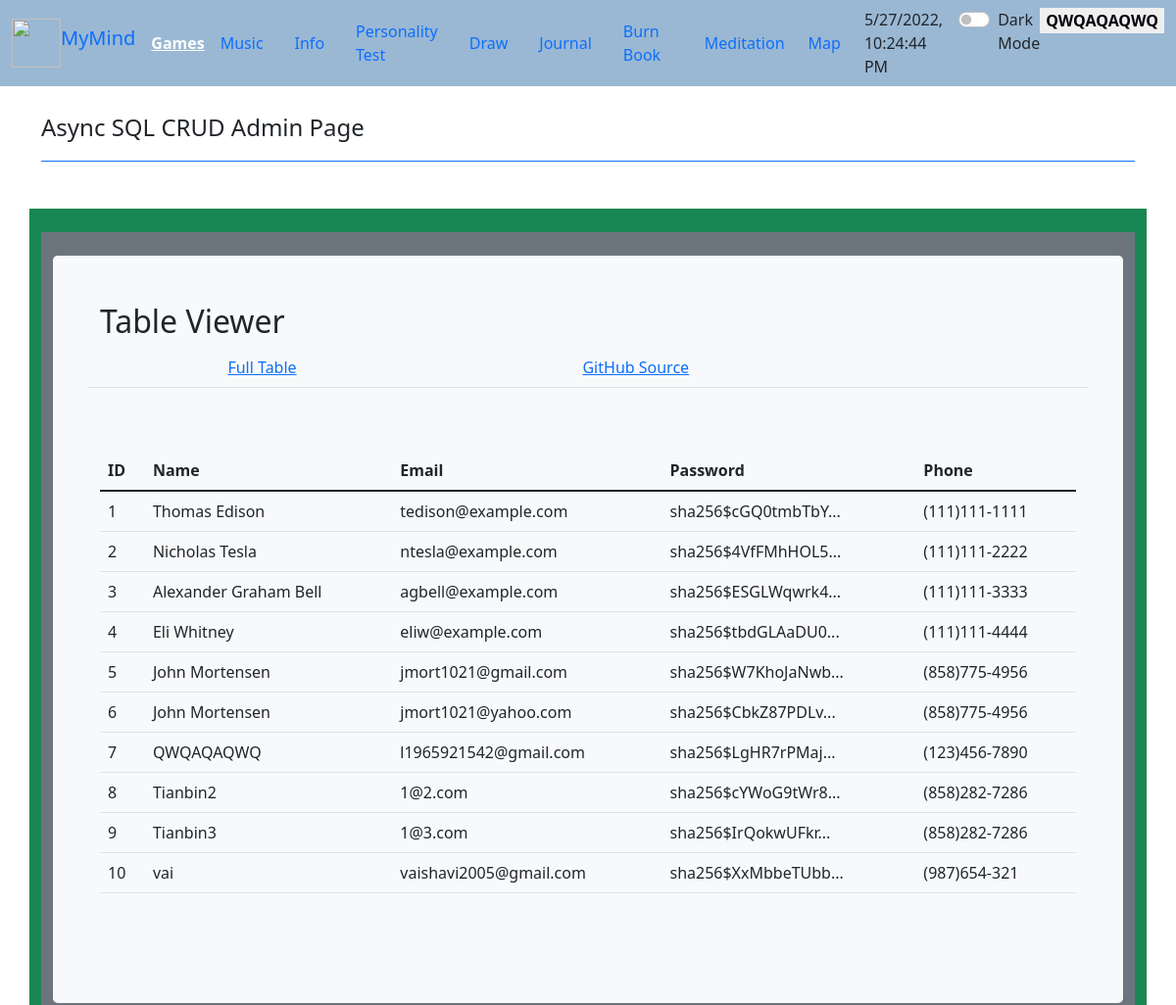
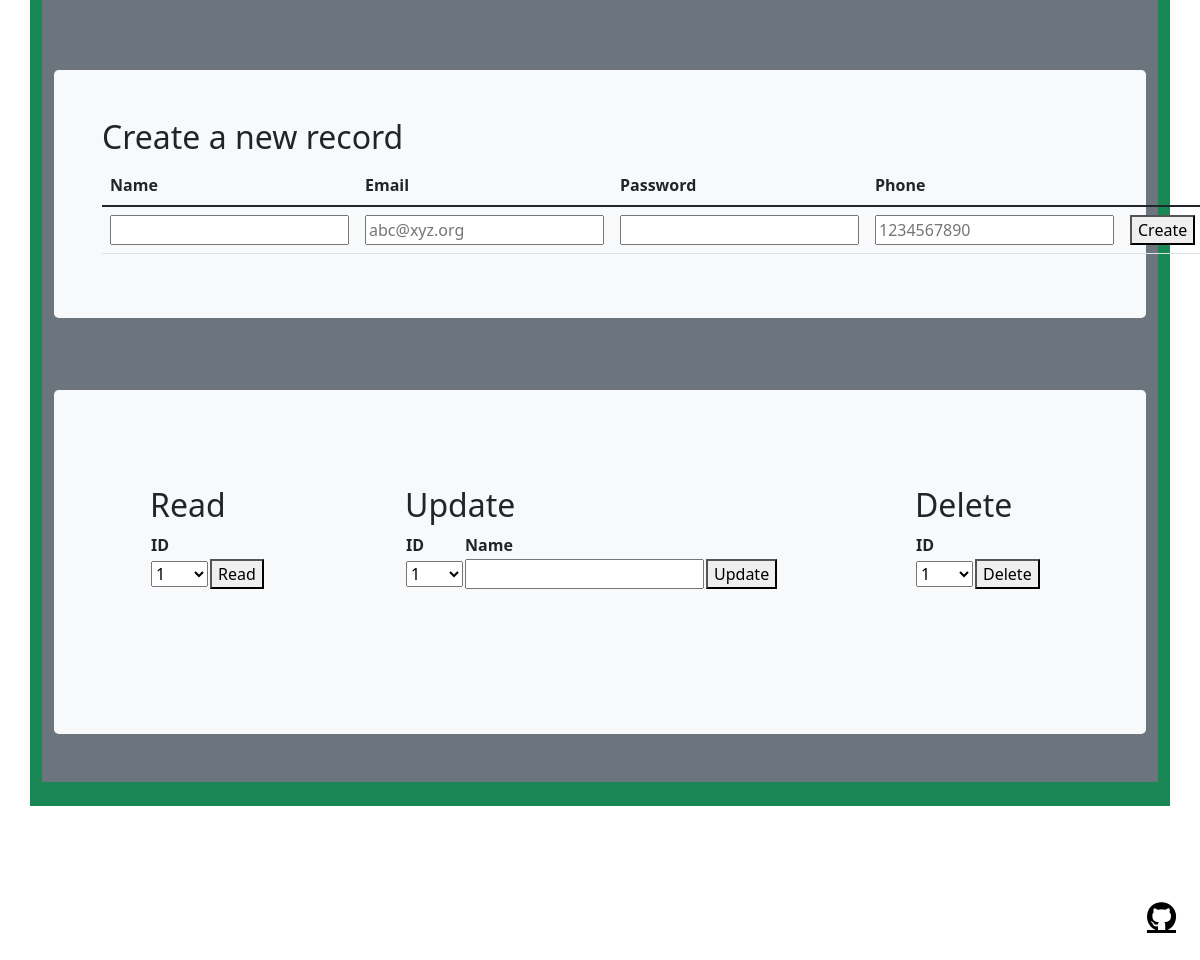
The page /crud_api/ (signed in) on the database as committed earlier (2 pictures, top to bottom).
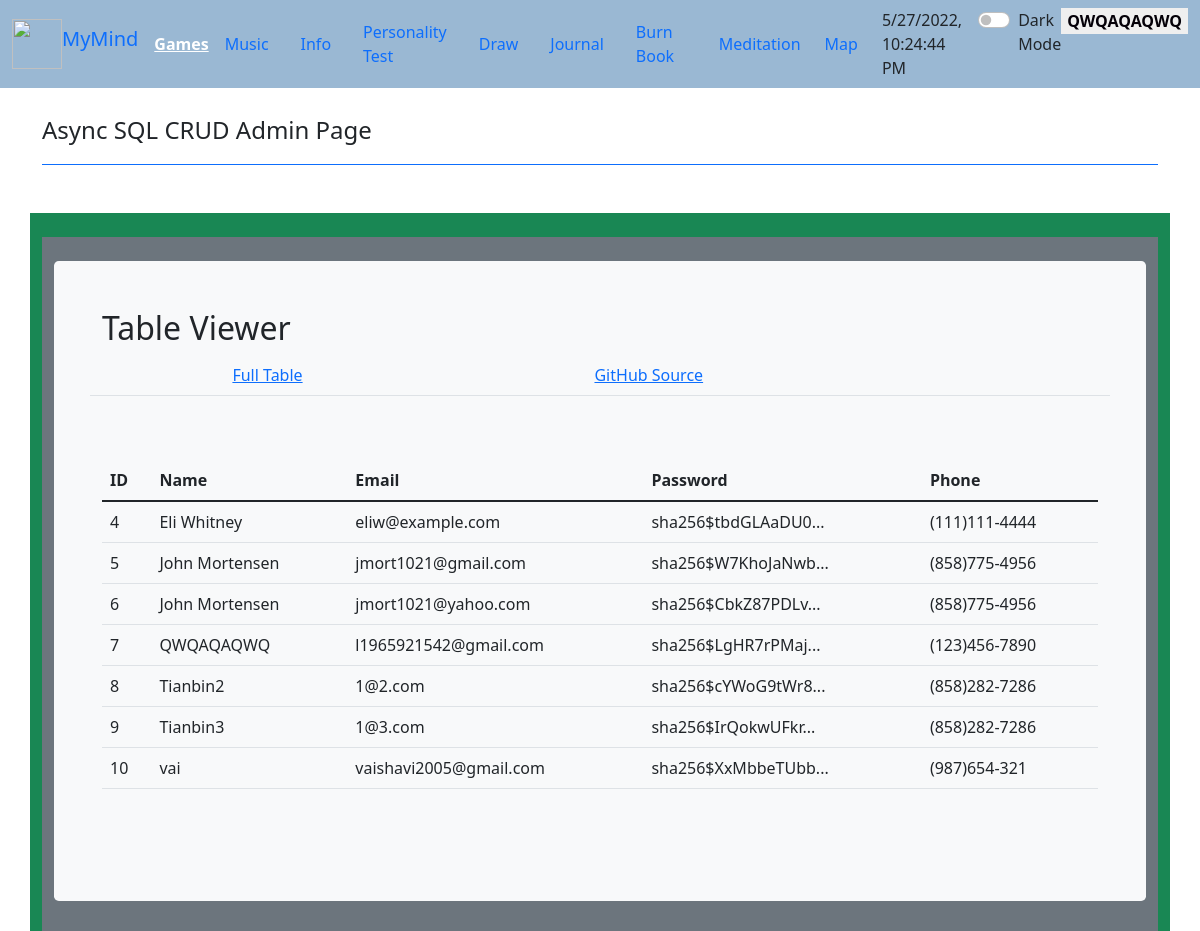
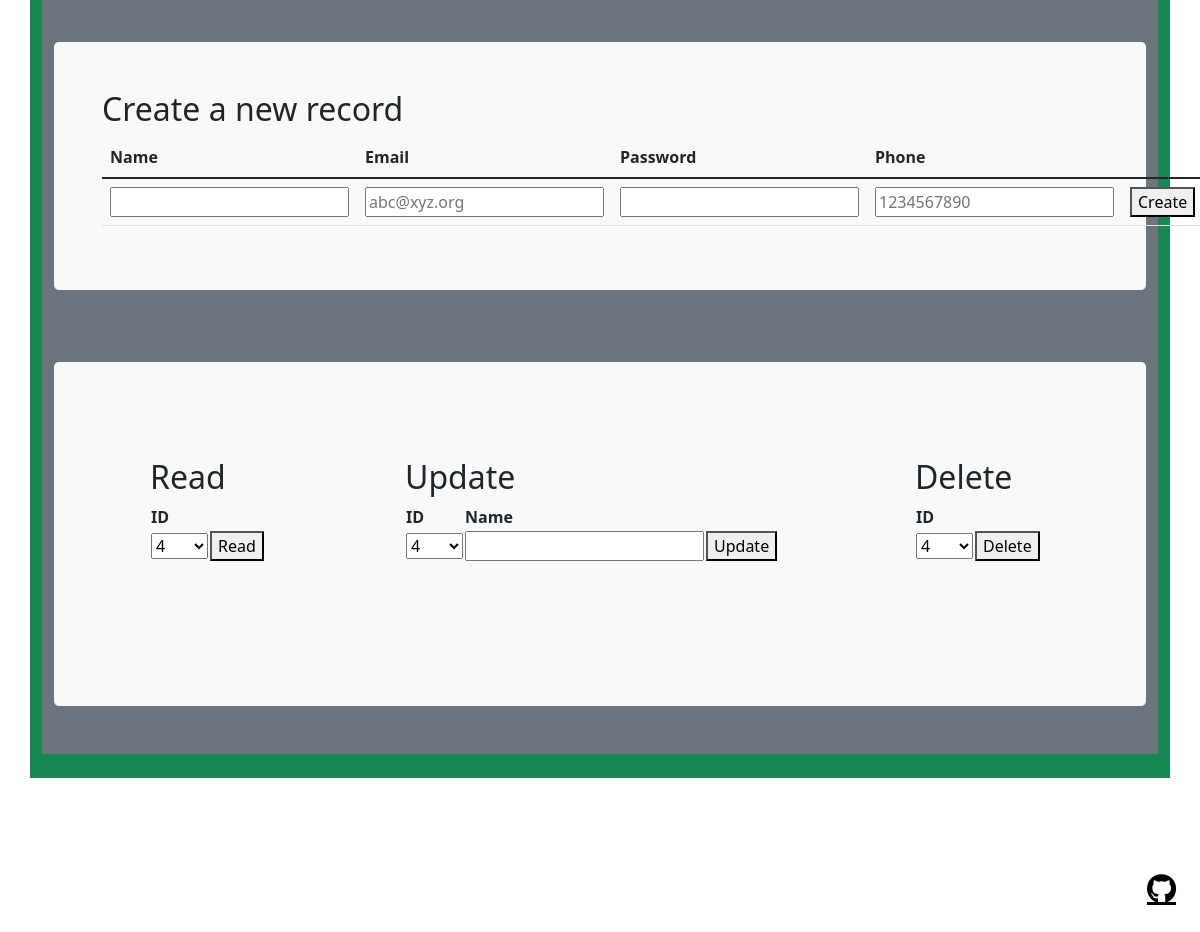
The same page on the database as committed later (2 pictures, top to bottom).
### cruddy/model.py (models this page shows, shortened)
class Users(UserMixin, db.Model):
    __tablename__ = 'users'
    userID = db.Column(db.Integer, primary_key=True)
    name = db.Column(db.String(255), unique=False, nullable=False)
    email = db.Column(db.String(255), unique=True, nullable=False)
    password = db.Column(db.String(255), unique=False, nullable=False)
    phone = db.Column(db.String(255), unique=False, nullable=False)
    notes = db.relationship("Notes", cascade='all, delete', backref='users', lazy=True)
    def read(self):
        return {
            "userID": self.userID,
            "name": self.name,
            "email": self.email,
            "password": self.password,
            "phone": self.phone,
            "query": "by_alc"  # This is for fun, a little watermark
        }
    def delete(self):
        db.session.delete(self)
        db.session.commit()
        return None

### cruddy/app_crud_api.py (the view)
@app_crud_api.route('/')
@login_required  # Flask-Login uses this decorator to restrict access to logged in users
def crud_api():
    return render_template("crud_async.html", table=users_all())

### cruddy/login.py (called while the page is built)
@login_manager.user_loader
def user_loader(user_id):
    if user_id is not None:
        return Users.query.get(user_id)
    return None

### cruddy/query.py (called while the page is built)
def users_all():
    table = Users.query.all()
    json_ready = [peep.read() for peep in table]
    return json_ready

### cruddy/templates/cruddy/crud_async.html (shortened to what the changed rows need)
<!DOCTYPE html>
{% extends "layout.html" %}
{% block content %}
<div class="container py-4 text-light bg-success">
    <div class="container bg-secondary py-4">
        <div class="p-5 mb-4 bg-light text-dark rounded-3">
            <h2>Table Viewer</h2>
            <div class="row align-items-md-stretch">
                <div class="container-fluid py-5">
                    <table class="table" id="users">
                        <thead>
                        <tr>
                            <th>ID</th>
                            <th>Name</th>
                            <th>Email</th>
                            <th>Password</th>
                            <th>Phone</th>
                        </tr>
                        </thead>
                        <tbody id="result">
                        {% for row in table %}
                        {% set pn = "" ~ row['phone'] %}
                        {% set pnf = "(" ~ pn[0:3] ~ ")" ~ pn[3:6] ~ "-" ~ pn[6:10] %}
                        <tr>
                            <td>{{ row['userID'] }}</td>
                            <td>{{ row['name'] }}</td>
                            <td>{{ row['email'] }}</td>
                            <td>{{ row['password'] | truncate(20) }}</td>
                            <td>{{ pnf }}</td>
                        </tr>
                        {% endfor %}
                        </tbody>
                    </table>
                </div>
            </div>
        </div>
    </div>
    <div class="container bg-secondary py-4">
        <div class="p-5 mb-4 bg-light text-dark rounded-3">
            <h2>Create a new record</h2>
            <table class="table">
                <thead>
                <tr>
                    <th><label for="name">Name</label></th>
                    <th><label for="email">Email</label></th>
                    <th><label for="password">Password</label></th>
                    <th><label for="phone">Phone</label></th>
                </tr>
                </thead>
            </table>
        </div>
    </div>
    <div class="container bg-secondary py-4">
        <div class="p-5 mb-4 bg-light text-dark rounded-3">
            <div class="row mb-4 bg-light text-dark rounded-3">
                <div class="col-md-3">
                    <div class="p-5 mb-4 bg-light text-dark rounded-3">
                        <h2>Read</h2>
                        <table id="read_table">
                            <tr>
                                <th><label for="read_userid">ID</label></th>
                            </tr>
                            <tr>
                                <td>
                                    <select name="userid" id="read_userid">
                                        <optgroup id="ogr_userid" label="userid" >
                                            {% for row in table %}
                                            <option id="option" label="{{ row['userID'] }}">{{ row['userID'] }}</option>
                                            {% endfor %}
                                        </optgroup>
                                    </select>
                                </td>
                            </tr>
                        </table>
                    </div>
                </div>
                <div class="col-md-6">
                    <div class="p-5 mb-4 bg-light text-dark rounded-3">
                        <h2>Update</h2>
                        <table id="update_table">
                            <tr>
                                <th><label for="update_userid">ID</label></th>
                                <th><label for="update_name">Name</label></th>
                            </tr>
                            <tr>
                                <td>
                                    <select name="userid" id="update_userid">
                                        <optgroup id="ogu_userid" label="userid" >
                                            {% for row in table %}
                                            <option label="{{ row['userID'] }}">{{ row['userID'] }}</option>
                                            {% endfor %}
                                        </optgroup>
                                    </select>
                                </td>
                            </tr>
                        </table>
                    </div>
                </div>
                <div class="col-md-3">
                    <div class="p-5 mb-4 bg-light text-dark rounded-3">
                        <h2>Delete</h2>
                        <table id="delete_table">
                            <tr>
                                <th><label for="delete_userid">ID</label></th>
                            </tr>
                            <tr>
                                <td>
                                    <select name="userid" id="delete_userid">
                                        <optgroup id="ogd_userid" label="userid">
                                            {% for row in table %}
                                            <option label="{{ row['userID'] }}">{{ row['userID'] }}</option>
                                            {% endfor %}
                                        </optgroup>
                                    </select>
                                </td>
                            </tr>
                        </table>
                    </div>
                </div>
            </div>
        </div>
    </div>
</div>
{% endblock %}

### templates/fragments/navbar.html (shortened to what this page needs)
<nav class="navbar navbar-expand-lg text-navbar-dark-color bg-navbar-light-color">
    <div class="container-fluid">
        <div class="btn-group">
            <img src="{{ url_for('static', filename='assets/vintage-illustration-of-a-brain.jpg') }}" width="50" height="50" class="d-inline-block align-center" alt="">
            <a class="navbar-brand" href="{{ url_for('index') }}">MyMind</a>
        </div>
        <div class="dropdown-menu1">
                <a class="menu-btn1">Games</a>
        </div>
        <a class="nav-link" href="{{ url_for('music') }}">Music</a>
        <a class="nav-link" href="{{ url_for('api') }}">Info</a>
        <a class="nav-link" href="{{ url_for('quiz') }}">Personality Test</a>
        {% if current_user.is_authenticated %}
            <a class="nav-link" href="{{ url_for('art.art') }}">Draw</a>
        {% else %}
            <a class="nav-link" href="{{ url_for('main_login') }}">Draw</a>
        {% endif %}
        <a class="nav-link" href="{{ url_for('notes.notes') }}">Journal</a>
        <a class="nav-link" href="{{ url_for('burnbook') }}">Burn Book</a>
        <a class="nav-link" href="{{ url_for('meditate') }}">Meditation</a>
        <div class="collapse navbar-collapse" id="navbarNavAltMarkup">
            <div class="navbar-nav">
                {% if current_user.is_authenticated %}
                <a class="nav-link" href="{{ url_for('gmap') }}">Map</a>
                {% else %}
                <a class="nav-link" href="{{ url_for('main_login') }}">Map</a>
                {% endif %}
            </div>
        </div>
        <div class="btn-group">
            <div class="px-3 text-navbar-dark-color">
                <span id="clock"></span>
            </div>
            <div class="form-check form-switch">
                <input type="checkbox" onclick="darkFunction()" class="form-check-input" id="darkSwitch">
                <label class="custom-control-label" for="darkSwitch">Dark Mode</label>
            </div>
            {% if current_user.is_authenticated %}
            <div class="dropdown-menuex">
                <button class="menu-btn">{{current_user.name}} </button>
            </div>
            {% else %}
            <a class="nav-link" href="{{ url_for('main_login') }}" ><button class="btn btn-danger">Login</button></a>
            {% endif %}
        </div>
    </div>
</nav>

Rows that differ between the two databases and show on the page:
removed Users: userID "1", name "Thomas Edison", email "tedison@example.com", password "sha256$cGQ0tmbTbY...", pnf "(111)111-1111"
removed Users: userID "2", name "Nicholas Tesla", email "ntesla@example.com", password "sha256$4VfFMhHOL5...", pnf "(111)111-2222"
removed Users: userID "3", name "Alexander Graham Bell", email "agbell@example.com", password "sha256$ESGLWqwrk4...", pnf "(111)111-3333"
Other text that changed with them:
form field userid: "1" → "4"
